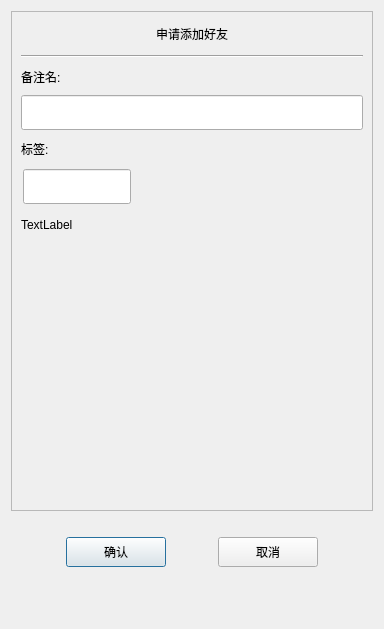
<?xml version="1.0" encoding="UTF-8"?>
<ui version="4.0">
 <class>AuthenFriend</class>
 <widget class="QDialog" name="AuthenFriend">
  <property name="geometry">
   <rect>
    <x>0</x>
    <y>0</y>
    <width>384</width>
    <height>629</height>
   </rect>
  </property>
  <property name="windowTitle">
   <string>Dialog</string>
  </property>
  <layout class="QVBoxLayout" name="verticalLayout">
   <item>
    <widget class="QScrollArea" name="scrollArea">
     <property name="minimumSize">
      <size>
       <width>0</width>
       <height>500</height>
      </size>
     </property>
     <property name="widgetResizable">
      <bool>true</bool>
     </property>
     <widget class="QWidget" name="scrollcontent">
      <property name="geometry">
       <rect>
        <x>0</x>
        <y>0</y>
        <width>370</width>
        <height>498</height>
       </rect>
      </property>
      <layout class="QVBoxLayout" name="verticalLayout_2">
       <property name="spacing">
        <number>0</number>
       </property>
       <property name="leftMargin">
        <number>0</number>
       </property>
       <property name="rightMargin">
        <number>0</number>
       </property>
       <item>
        <widget class="QLabel" name="apply_lb">
         <property name="minimumSize">
          <size>
           <width>0</width>
           <height>25</height>
          </size>
         </property>
         <property name="maximumSize">
          <size>
           <width>16777215</width>
           <height>25</height>
          </size>
         </property>
         <property name="text">
          <string>申请添加好友</string>
         </property>
         <property name="alignment">
          <set>Qt::AlignmentFlag::AlignCenter</set>
         </property>
        </widget>
       </item>
       <item>
        <widget class="QWidget" name="apply_wid" native="true">
         <layout class="QVBoxLayout" name="verticalLayout_3">
          <item>
           <widget class="Line" name="line">
            <property name="orientation">
             <enum>Qt::Orientation::Horizontal</enum>
            </property>
           </widget>
          </item>
          <item>
           <widget class="QLabel" name="label_2">
            <property name="minimumSize">
             <size>
              <width>0</width>
              <height>25</height>
             </size>
            </property>
            <property name="maximumSize">
             <size>
              <width>16777215</width>
              <height>25</height>
             </size>
            </property>
            <property name="text">
             <string>备注名: </string>
            </property>
           </widget>
          </item>
          <item>
           <widget class="CustomizeEdit" name="back_ed">
            <property name="minimumSize">
             <size>
              <width>0</width>
              <height>35</height>
             </size>
            </property>
            <property name="maximumSize">
             <size>
              <width>16777215</width>
              <height>35</height>
             </size>
            </property>
           </widget>
          </item>
          <item>
           <widget class="QLabel" name="label_3">
            <property name="minimumSize">
             <size>
              <width>0</width>
              <height>25</height>
             </size>
            </property>
            <property name="maximumSize">
             <size>
              <width>16777215</width>
              <height>25</height>
             </size>
            </property>
            <property name="text">
             <string>标签: </string>
            </property>
           </widget>
          </item>
          <item>
           <widget class="QWidget" name="lb_group_wid" native="true">
            <property name="minimumSize">
             <size>
              <width>0</width>
              <height>50</height>
             </size>
            </property>
            <layout class="QVBoxLayout" name="verticalLayout_4">
             <property name="spacing">
              <number>0</number>
             </property>
             <property name="leftMargin">
              <number>0</number>
             </property>
             <property name="topMargin">
              <number>0</number>
             </property>
             <property name="rightMargin">
              <number>0</number>
             </property>
             <property name="bottomMargin">
              <number>0</number>
             </property>
             <item>
              <widget class="QWidget" name="gridWidget" native="true">
               <property name="minimumSize">
                <size>
                 <width>0</width>
                 <height>40</height>
                </size>
               </property>
               <property name="maximumSize">
                <size>
                 <width>16777215</width>
                 <height>40</height>
                </size>
               </property>
               <widget class="CustomizeEdit" name="lb_ed">
                <property name="geometry">
                 <rect>
                  <x>2</x>
                  <y>2</y>
                  <width>108</width>
                  <height>35</height>
                 </rect>
                </property>
                <property name="maximumSize">
                 <size>
                  <width>16777215</width>
                  <height>35</height>
                 </size>
                </property>
               </widget>
              </widget>
             </item>
             <item>
              <widget class="QWidget" name="input_tip_wid" native="true">
               <property name="minimumSize">
                <size>
                 <width>0</width>
                 <height>35</height>
                </size>
               </property>
               <property name="maximumSize">
                <size>
                 <width>16777215</width>
                 <height>35</height>
                </size>
               </property>
               <layout class="QVBoxLayout" name="verticalLayout_5">
                <property name="spacing">
                 <number>0</number>
                </property>
                <property name="leftMargin">
                 <number>0</number>
                </property>
                <property name="topMargin">
                 <number>0</number>
                </property>
                <property name="rightMargin">
                 <number>0</number>
                </property>
                <property name="bottomMargin">
                 <number>0</number>
                </property>
                <item>
                 <widget class="ClickedOnceLabel" name="tip_lb">
                  <property name="text">
                   <string>TextLabel</string>
                  </property>
                 </widget>
                </item>
               </layout>
              </widget>
             </item>
            </layout>
           </widget>
          </item>
         </layout>
        </widget>
       </item>
       <item>
        <widget class="QWidget" name="widget" native="true">
         <property name="minimumSize">
          <size>
           <width>0</width>
           <height>60</height>
          </size>
         </property>
         <layout class="QHBoxLayout" name="horizontalLayout_2">
          <property name="leftMargin">
           <number>0</number>
          </property>
          <property name="topMargin">
           <number>0</number>
          </property>
          <property name="rightMargin">
           <number>0</number>
          </property>
          <property name="bottomMargin">
           <number>0</number>
          </property>
          <item>
           <widget class="QWidget" name="lb_list" native="true">
            <property name="minimumSize">
             <size>
              <width>287</width>
              <height>50</height>
             </size>
            </property>
            <property name="maximumSize">
             <size>
              <width>287</width>
              <height>16777215</height>
             </size>
            </property>
           </widget>
          </item>
          <item>
           <widget class="QWidget" name="more_lb_wid" native="true">
            <layout class="QVBoxLayout" name="verticalLayout_6">
             <item>
              <spacer name="verticalSpacer_3">
               <property name="orientation">
                <enum>Qt::Orientation::Vertical</enum>
               </property>
               <property name="sizeHint" stdset="0">
                <size>
                 <width>20</width>
                 <height>40</height>
                </size>
               </property>
              </spacer>
             </item>
             <item>
              <widget class="ClickedOnceLabel" name="more_lb">
               <property name="minimumSize">
                <size>
                 <width>25</width>
                 <height>25</height>
                </size>
               </property>
               <property name="maximumSize">
                <size>
                 <width>25</width>
                 <height>25</height>
                </size>
               </property>
               <property name="text">
                <string/>
               </property>
              </widget>
             </item>
             <item>
              <spacer name="verticalSpacer_4">
               <property name="orientation">
                <enum>Qt::Orientation::Vertical</enum>
               </property>
               <property name="sizeHint" stdset="0">
                <size>
                 <width>20</width>
                 <height>40</height>
                </size>
               </property>
              </spacer>
             </item>
            </layout>
           </widget>
          </item>
         </layout>
        </widget>
       </item>
      </layout>
     </widget>
    </widget>
   </item>
   <item>
    <spacer name="verticalSpacer">
     <property name="orientation">
      <enum>Qt::Orientation::Vertical</enum>
     </property>
     <property name="sizeType">
      <enum>QSizePolicy::Policy::Fixed</enum>
     </property>
     <property name="sizeHint" stdset="0">
      <size>
       <width>20</width>
       <height>10</height>
      </size>
     </property>
    </spacer>
   </item>
   <item>
    <widget class="QWidget" name="apply_sure_wid" native="true">
     <property name="minimumSize">
      <size>
       <width>0</width>
       <height>50</height>
      </size>
     </property>
     <layout class="QHBoxLayout" name="horizontalLayout">
      <item>
       <spacer name="horizontalSpacer">
        <property name="orientation">
         <enum>Qt::Orientation::Horizontal</enum>
        </property>
        <property name="sizeHint" stdset="0">
         <size>
          <width>40</width>
          <height>20</height>
         </size>
        </property>
       </spacer>
      </item>
      <item>
       <widget class="ClickedBtn" name="sure_btn">
        <property name="minimumSize">
         <size>
          <width>100</width>
          <height>30</height>
         </size>
        </property>
        <property name="text">
         <string>确认</string>
        </property>
       </widget>
      </item>
      <item>
       <spacer name="horizontalSpacer_2">
        <property name="orientation">
         <enum>Qt::Orientation::Horizontal</enum>
        </property>
        <property name="sizeHint" stdset="0">
         <size>
          <width>40</width>
          <height>20</height>
         </size>
        </property>
       </spacer>
      </item>
      <item>
       <widget class="ClickedBtn" name="cancel_btn">
        <property name="minimumSize">
         <size>
          <width>100</width>
          <height>30</height>
         </size>
        </property>
        <property name="text">
         <string>取消</string>
        </property>
       </widget>
      </item>
      <item>
       <spacer name="horizontalSpacer_3">
        <property name="orientation">
         <enum>Qt::Orientation::Horizontal</enum>
        </property>
        <property name="sizeHint" stdset="0">
         <size>
          <width>40</width>
          <height>20</height>
         </size>
        </property>
       </spacer>
      </item>
     </layout>
    </widget>
   </item>
   <item>
    <spacer name="verticalSpacer_2">
     <property name="orientation">
      <enum>Qt::Orientation::Vertical</enum>
     </property>
     <property name="sizeHint" stdset="0">
      <size>
       <width>20</width>
       <height>39</height>
      </size>
     </property>
    </spacer>
   </item>
  </layout>
 </widget>
 <customwidgets>
  <customwidget>
   <class>ClickedBtn</class>
   <extends>QPushButton</extends>
   <header location="global">clickedbtn.h</header>
  </customwidget>
  <customwidget>
   <class>CustomizeEdit</class>
   <extends>QLineEdit</extends>
   <header location="global">customizeedit.h</header>
  </customwidget>
  <customwidget>
   <class>ClickedOnceLabel</class>
   <extends>QLabel</extends>
   <header location="global">clickedoncelabel.h</header>
  </customwidget>
 </customwidgets>
 <resources/>
 <connections/>
</ui>
